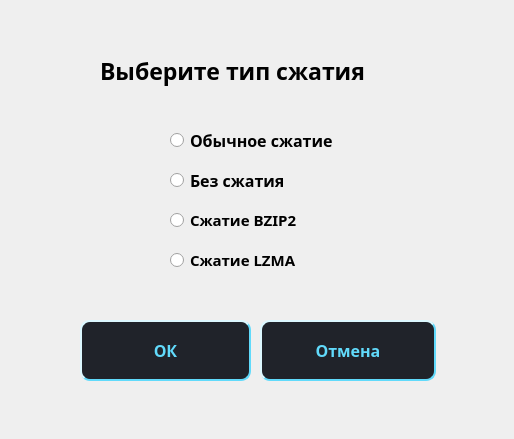
<?xml version="1.0" encoding="UTF-8"?>
<ui version="4.0">
 <class>CompressionDialog</class>
 <widget class="QDialog" name="CompressionDialog">
  <property name="geometry">
   <rect>
    <x>0</x>
    <y>0</y>
    <width>514</width>
    <height>439</height>
   </rect>
  </property>
  <property name="windowTitle">
   <string>Настройка создания бэкапа</string>
  </property>
  <property name="windowIcon">
   <iconset>
    <normaloff>../../../static/icons/Folder-Backups.ico</normaloff>../../../static/icons/Folder-Backups.ico</iconset>
  </property>
  <property name="styleSheet">
   <string notr="true">QNameDialog {
                border-style: outset;
                border-width: 2px;
                border-radius: 10px;
                padding: 6px;
}</string>
  </property>
  <widget class="QPushButton" name="cancelButton">
   <property name="geometry">
    <rect>
     <x>260</x>
     <y>320</y>
     <width>176</width>
     <height>61</height>
    </rect>
   </property>
   <property name="font">
    <font>
     <family>Century Gothic</family>
     <pointsize>12</pointsize>
     <weight>75</weight>
     <bold>true</bold>
    </font>
   </property>
   <property name="styleSheet">
    <string notr="true">            QWidget {
                background-color: #20232A;
                color: #61dafb;
            }
QPushButton {
                border-style: outset;
                border-width: 2px;
                border-radius: 10px;
                padding: 6px;
}
QPushButton:hover {
background-color: #1f3861;
}
QPushButton:pressed {
background-color: #1c4483;

}
            QLabel {
                color: #61dafb;
                font: bold 16px;
            }




</string>
   </property>
   <property name="text">
    <string>Отмена</string>
   </property>
  </widget>
  <widget class="QPushButton" name="okButton">
   <property name="geometry">
    <rect>
     <x>80</x>
     <y>320</y>
     <width>171</width>
     <height>61</height>
    </rect>
   </property>
   <property name="font">
    <font>
     <family>Century Gothic</family>
     <pointsize>12</pointsize>
     <weight>75</weight>
     <bold>true</bold>
    </font>
   </property>
   <property name="styleSheet">
    <string notr="true">            QWidget {
                background-color: #20232A;
                color: #61dafb;
            }
QPushButton {
                border-style: outset;
                border-width: 2px;
                border-radius: 10px;
                padding: 6px;
}
QPushButton:hover {
background-color: #1f3861;
}
QPushButton:pressed {
background-color: #1c4483;

}
            QLabel {
                color: #61dafb;
                font: bold 16px;
            }




</string>
   </property>
   <property name="text">
    <string>ОК</string>
   </property>
  </widget>
  <widget class="QRadioButton" name="radio_deflated">
   <property name="geometry">
    <rect>
     <x>170</x>
     <y>130</y>
     <width>211</width>
     <height>20</height>
    </rect>
   </property>
   <property name="font">
    <font>
     <family>Century Gothic</family>
     <pointsize>12</pointsize>
     <weight>75</weight>
     <bold>true</bold>
    </font>
   </property>
   <property name="text">
    <string>Обычное сжатие</string>
   </property>
  </widget>
  <widget class="QRadioButton" name="radio_bzip2">
   <property name="geometry">
    <rect>
     <x>170</x>
     <y>210</y>
     <width>161</width>
     <height>20</height>
    </rect>
   </property>
   <property name="font">
    <font>
     <family>Century Gothic</family>
     <pointsize>11</pointsize>
     <weight>75</weight>
     <bold>true</bold>
    </font>
   </property>
   <property name="text">
    <string>Сжатие BZIP2</string>
   </property>
  </widget>
  <widget class="QRadioButton" name="radio_lzma">
   <property name="geometry">
    <rect>
     <x>170</x>
     <y>250</y>
     <width>151</width>
     <height>20</height>
    </rect>
   </property>
   <property name="font">
    <font>
     <family>Century Gothic</family>
     <pointsize>11</pointsize>
     <weight>75</weight>
     <bold>true</bold>
    </font>
   </property>
   <property name="text">
    <string>Сжатие LZMA</string>
   </property>
  </widget>
  <widget class="QRadioButton" name="radio_stored">
   <property name="geometry">
    <rect>
     <x>170</x>
     <y>170</y>
     <width>151</width>
     <height>20</height>
    </rect>
   </property>
   <property name="font">
    <font>
     <family>Century Gothic</family>
     <pointsize>12</pointsize>
     <weight>75</weight>
     <bold>true</bold>
    </font>
   </property>
   <property name="text">
    <string>Без сжатия</string>
   </property>
  </widget>
  <widget class="QLabel" name="label">
   <property name="geometry">
    <rect>
     <x>100</x>
     <y>40</y>
     <width>321</width>
     <height>61</height>
    </rect>
   </property>
   <property name="font">
    <font>
     <family>Century Gothic</family>
     <pointsize>17</pointsize>
     <weight>75</weight>
     <bold>true</bold>
    </font>
   </property>
   <property name="text">
    <string>Выберите тип сжатия</string>
   </property>
  </widget>
 </widget>
 <resources>
  <include location="../../../static/resource.qrc"/>
 </resources>
 <connections/>
</ui>
